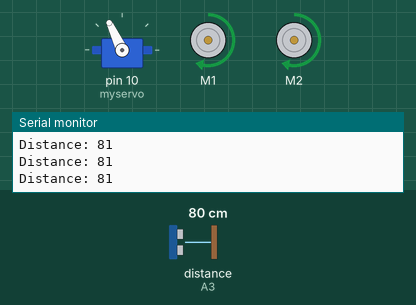
This sketch was run on a simulated Arduino Uno, built with avr-gcc and run on an emulated ATmega328P. Parts: servo, 2 × DC motor (green arrow = forward, orange = backward, longer = faster), the last lines printed to the serial monitor. The test bench sets the inputs (shaded band); at power-on: distance to the obstacle (sensor on A3) 80 cm. The echo pulse lasts 58.3 µs per cm.

Above: at 3.6 s.
3.7 s: distance to the obstacle (sensor on A3) set to 2 cm
At 5.8 s:
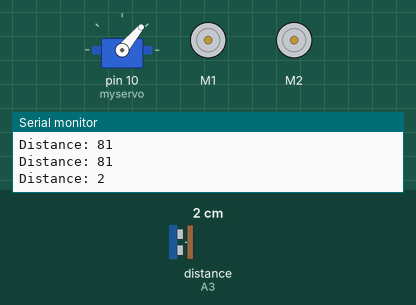
6.7 s: distance to the obstacle (sensor on A3) set to 4 cm
At 12.3 s:
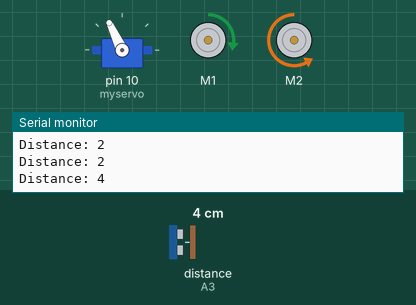
12.7 s: distance to the obstacle (sensor on A3) set to 6 cm
At 14.9 s:
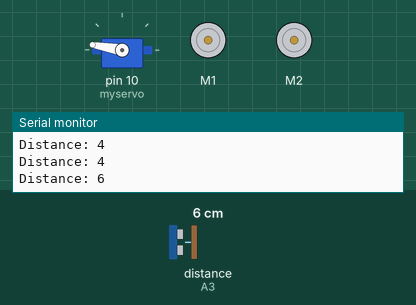
15.7 s: distance to the obstacle (sensor on A3) set to 120 cm
21.7 s: distance to the obstacle (sensor on A3) set to 250 cm
At 31.3 s:
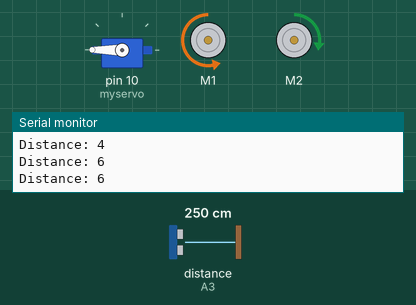
Timing chart, 0 to 31.6 s (numbered marks = the images above; inputs shaded):
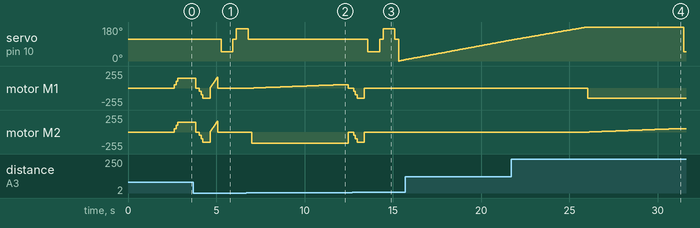

Measured:
- the behaviour switches between 2 and 3 cm on distance to the obstacle (sensor on A3) (found by bisection; images 1 and 2)
- the behaviour switches between 4 and 5 cm on distance to the obstacle (sensor on A3) (found by bisection; images 2 and 3)
- after the input at 3.7 s, servo on pin 10 (myservo): 115° → 50° after 1.6 s, → 115° 0.67 s later, → 170° 0.20 s later; motor M1, motor M2: forward 150/255 → stopped after 0.14 s, → backward 50/255 0.20 s later, → backward 100/255 0.10 s later, → backward 150/255 0.10 s later, … (26 changes in this stretch)
- after the input at 6.7 s, servo on pin 10 (myservo): goes on until 6.8 s, then stays 115°; motor M1: rises from stopped to forward 49/255 in 4.8 s, then falls to stopped in 0.55 s; motor M2: stopped → backward 168/255 after 0.31 s, → stopped 5.5 s later
- after the input at 12.7 s, motor M1, motor M2: goes on until 13.4 s, then stays stopped
- after the input at 21.7 s, motor M1: stopped → backward 150/255 after 4.3 s instead of 4.0 s

The sketch:

Avoid_Robot_Modify_Azhr.ino
```cpp
#include <AFMotor.h>
#include <NewPing.h>
#include <Servo.h>

// Konstanta dan Definisi Pin
#define TRIG_PIN A5
#define ECHO_PIN A3
#define MAX_DISTANCE 200 // 20 cm
#define MAX_SPEED 170 // Kecepatan maksimum motor DC maks 255
#define MAX_SPEED_OFFSET 20
int zonaKiri = 0;
int zonaKanan = 0;
int zonaDepan = 0;
NewPing sonar(TRIG_PIN, ECHO_PIN, MAX_DISTANCE);
int jarak[181];          // Array untuk menyimpan jarak (0-180 derajat)

AF_DCMotor motor1(1, MOTOR12_1KHZ);
AF_DCMotor motor2(2, MOTOR12_1KHZ);

Servo myservo;

int LWall = 30; // 30cm
int LRB = 25; // 25cm
boolean goesForward = false;
int distance = 100;
int speedSet = 0;
int dw = LWall - LRB; // menghitung sisa dari panjang dari wall dengan panjang chasis robot
void setup() {
  Serial.begin(9600); // Inisialisasi komunikasi serial untuk debugging
  myservo.attach(10);
  myservo.write(115); // cari titik tengah dari servo ke arah depan untuk ultrasonik
  delay(2000);
  for(int i = 0; i<=5; i++){ // membaca jarak 5 kali
    distance = sonar.ping_cm();
    delay(75);
  }
}

// Fungsi membaca jarak berdasarkan sudut servo
int bacaUltrasonik(int sudut) {
    myservo.write(sudut);       // Putar servo ke sudut tertentu
    delay(500);               // Tunggu servo stabil
    int jarak = sonar.ping_cm(); // Konversi durasi ke jarak (cm)
    delay(500);
    myservo.write(115);
    return jarak;
}
void loop() {
  //dek distance R&L 0cm
  int distanceR = 0;
  int distanceL = 0;
  delay(40);
  if (distance <= 5) { // Jika jarak terlalu dekat, maka lakukan manuver menghindar
    moveStop();
    delay(100);
    moveBackwardWall();
    delay(300); // Menambahkan sedikit waktu mundur agar cukup untuk menghindar
    moveStop();
    int depan = sonar.ping_cm();
    if(depan < dw){
      //maju sedikit untuk mendapatkan posisi yg bagus guna menghasilkan belokan yang pas ke kanan atau kiri bebas
      moveForward();
      if(depan >= dw || depan <= dw ){
        moveStop();
      }
    }else{
      moveStop();
    }
    delay(200);
    distanceR = lookRight();
    delay(200);
    distanceL = lookLeft();
    delay(200);
    if (distanceR >= distanceL) {
      // Iterasi untuk setiap derajat servo dari 0 hingga 180
      for (int derajat = 0; derajat <= 180; derajat++) {
          myservo.write(derajat);         // Gerakkan servo ke sudut tertentu
          delay(50);                    // Tunggu servo stabil
          jarak[derajat] = bacaUltrasonik(); // Baca jarak dan simpan ke array
      }
      // Analisis data jarak untuk setiap zona
      for (int i = 0; i <= 180; i++) {
          if (i >= 120 && i <= 180) {
              zonaKiri += jarak[i];  // Zona kiri: derajat 120-180
          } else if (i >= 60 && i < 120) {
              zonaDepan += jarak[i]; // Zona depan: derajat 60-120
          } else if (i >= 0 && i < 60) {
              zonaKanan += jarak[i]; // Zona kanan: derajat 0-60
          }
      }
      turnRight();
    } else {
      turnLeft();
    }
    moveStop();
  }
  else {
    moveForwardLong(); // Jika tidak ada rintangan, terus maju full speed
  }
  distance = readPing(); // Update jarak terbaru
}

// Fungsi untuk melihat jarak ke kanan
int lookRight() {
  myservo.write(50);
  delay(500);
  int distance = readPing();
  delay(100);
  myservo.write(115);
  return distance;
}

// Fungsi untuk melihat jarak ke kiri
int lookLeft() {
  myservo.write(170);
  delay(500);
  int distance = readPing();
  delay(100);
  myservo.write(115);
  return distance;
}

// Fungsi untuk membaca jarak menggunakan sensor sonar
int readPing() {
  delay(70);
  int cm = sonar.ping_cm();
  if (cm == 0) {
    Serial.println("Ultrasonik error");
    cm = 250;
  }
  Serial.print("Distance: "); // Menambahkan debugging output
  Serial.println(cm);
  return cm;
}

// Fungsi untuk menghentikan gerakan
void moveStop() {
  motor1.run(RELEASE);
  motor2.run(RELEASE);
}

// Fungsi untuk bergerak maju
void moveForward() {
  if (!goesForward) {
    goesForward = true;
    motor1.run(FORWARD);
    motor2.run(FORWARD);

    for (speedSet = 0; speedSet < MAX_SPEED; speedSet += 2) {
      motor1.setSpeed(speedSet);
      motor2.setSpeed(speedSet);
      delay(5);
    }
  }
}
void moveForwardLong() {
  if (!goesForward) {
    goesForward = true;
    motor1.run(FORWARD);
    motor2.run(FORWARD);

    for (speedSet = 0; speedSet < MAX_SPEED; speedSet += 50) {
      motor1.setSpeed(speedSet);
      motor2.setSpeed(speedSet);
      delay(100);
    }
  }
}
// Fungsi untuk bergerak mundur
void moveBackward() {
  goesForward = false;
  motor1.run(BACKWARD);
  motor2.run(BACKWARD);

  for (speedSet = 0; speedSet < MAX_SPEED; speedSet += 2) {
    motor1.setSpeed(speedSet);
    motor2.setSpeed(speedSet);
    delay(5);
  }
}

void moveBackwardWall() {
  goesForward = false;
  motor1.run(BACKWARD);
  motor2.run(BACKWARD);

  for (speedSet = 0; speedSet < MAX_SPEED; speedSet += 50) {
    motor1.setSpeed(speedSet);
    motor2.setSpeed(speedSet);
    delay(100);
  }
}

// Fungsi untuk berbelok ke kanan
void turnRight() {
  motor1.run(BACKWARD); // apakah mundur perlu di set kecepat juga atau diam saja?
  motor2.run(FORWARD);
  int derajat = 50; // ibaratnya derajat sebab kecepat mempengaruhi terhadap hasil nilai derjat yg dihasilkan.
  for (speedSet = 0; speedSet < derajat; speedSet += 1) {
    motor2.setSpeed(speedSet);
    delay(100);
  }
  delay(450);
  //belum tentu harus maju langsung cari kenapa harus maju dulu apa ada yg perlu dilakukan
  // apakah posisi sudah lurus ke kanan atau tidak
  int kanan = lookRight();
  int kiri = lookLeft();
  motor1.run(FORWARD);
  motor2.run(FORWARD);
}

// Fungsi untuk berbelok ke kiri
void turnLeft() {
  motor1.run(FORWARD);
  motor2.run(BACKWARD); // apakah mundur perlu di set kecepat juga atau diam saja?
  int derajat = 50; // ibaratnya derajat sebab kecepat mempengaruhi terhadap hasil nilai derjat yg dihasilkan.
  for (speedSet = 0; speedSet < derajat; speedSet += 1) {
    motor1.setSpeed(speedSet);
    delay(100);
  }
  delay(450); // cek dulu kalau perlu menggunakna ultra sonik sisi kanan kiri dengan ketentuan
  //bahwa nilai kanan dan kiri ada space atau kanan balance dengan kiri lalu dibaca
  //belum tentu harus maju langsung cari kenapa harus maju dulu apa ada yg perlu dilakukan
  // apakah posisi sudah lurus ke kanan atau tidak
  motor1.run(FORWARD);
  motor2.run(FORWARD);
}

// Fungsi untuk membaca jarak dari sensor ultrasonik
int bacaUltrasonik() {
    int jarakmaks = 150;
    int jarak = sonar.ping_cm();
    if (jarak > jarakmaks || jarak <= 0) { // Jika tidak ada objek atau di luar jangkauan
        jarak = jarakmaks;                // Tetapkan jarak maksimum
    }
    return jarak;
}
```
